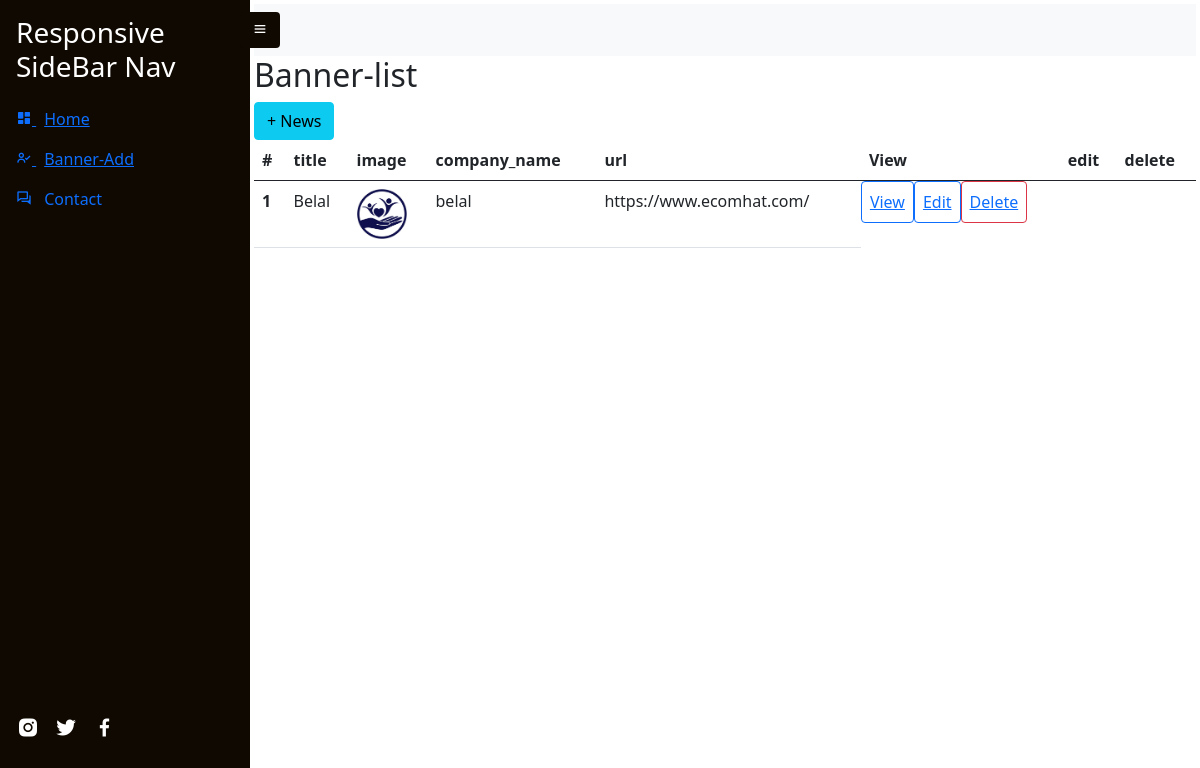
/dashboard, run on the app's committed database.
### app/models.py (models this page shows, shortened)
class Banner(models.Model):
    title  = models.CharField(max_length = 150)
    url = models.URLField(max_length = 200)
    company_name  = models.CharField(max_length = 250, default='belal')
    image = models.ImageField(upload_to='BannerImage',default='no_image.jpg')

### app/views.py (the view)
# urls.py: path('dashboard', dashboard, name='dashboard'),
def dashboard(request):
    banner_list = Banner.objects.all()
    context ={
        'banner_list':banner_list
    }
    return render(request, 'dashboard/dashboard.html',context)

### app/templates/dashboard/dashboard.html
{% extends 'dashboard/base.html' %}
{% block dashboard %}
<h2>Banner-list</h2>
<a class="btn btn-info" href="{% url 'banner_add' %}">+ News</a>
<table class="table">
  <thead>
    <tr>
      <th>#</th>
      <th>title</th>
      <th>image</th>
      <th>company_name</th>
      <th>url</th>
      <th>View</th>
      <th>edit</th>
      <th>delete</th>
    </tr>
  </thead>
  <tbody>
    {% for c in banner_list %}
      <tr>
        <th scope="row">{{ forloop.counter }}</th>
        <td>{{ c.title }}</td>
        <td><img src="{{ c.image.url }}" alt="" style="height: 50px;"></td>
        <td>{{ c.company_name }}</td>
        <td>{{ c.url }}</td>
        <td class="btn btn-primary text-dark"><a href="{% url 'banner_detail' c.title %}">View</a></td>
        <td class="btn btn-primary text-dark"><a href="{% url 'banner_edit' c.pk %}">Edit</a></td>
        <td class="btn btn-danger text-dark"><a href="{% url 'banner_delete' c.pk %}">Delete</a></td>
      </tr>
    {% endfor %}
  </tbody>
</table>
{% endblock dashboard %}

### data on the page
Banner: title "Belal", image (picture), company_name "belal", url "https://www.ecomhat.com/"
